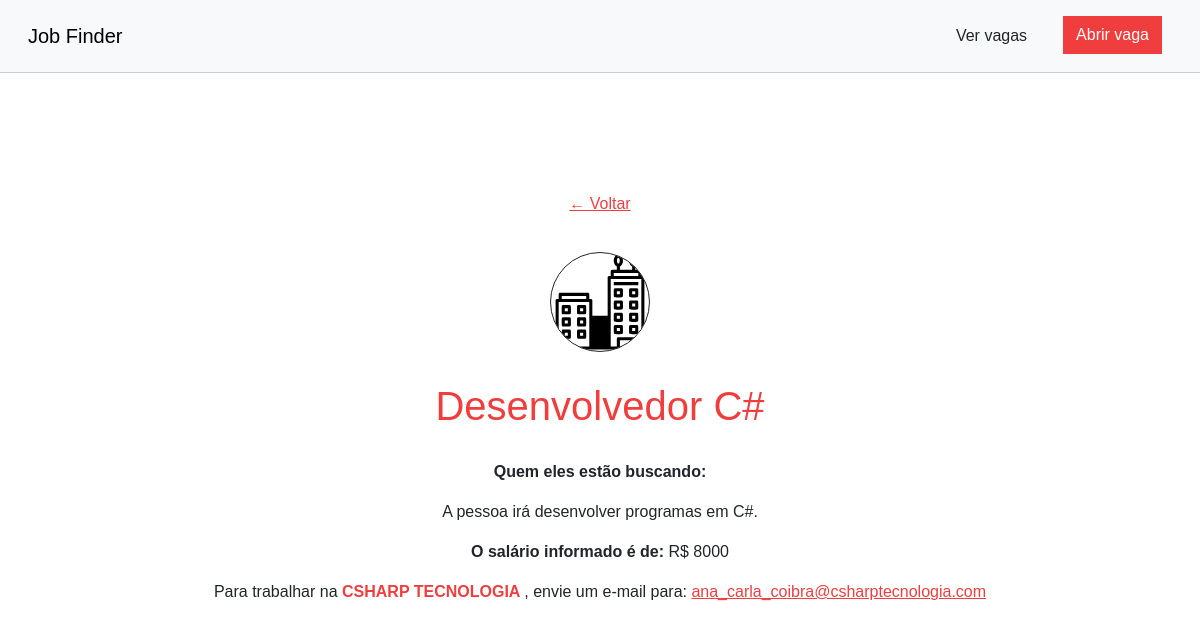
Page /jobs/view/5/ on the committed database.
### job_finder/models.py (models this page shows)
class Jobs(models.Model):
    title = models.TextField(blank=True, null=True)
    salary = models.TextField(blank=True, null=True)
    company = models.TextField(blank=True, null=True)
    email = models.TextField(blank=True, null=True)
    new_job = models.IntegerField(blank=True, null=True)
    createdat = models.TextField(db_column='createdAt', blank=True, null=True)  # Field name made lowercase.
    updatedat = models.TextField(db_column='updatedAt', blank=True, null=True)  # Field name made lowercase.
    description = models.TextField(blank=True, null=True)
    class Meta:
        managed = False
        db_table = 'jobs'

### job_finder/views.py (the view)
# urls.py: path('jobs/view/<int:job_id>/', views.view_job, name='view_job'),
def view_job(request, job_id):
    job = Jobs.objects.get(pk=job_id)
    return render(request, 'view.html', {'job': job})

### job_finder/templates/view.html (shortened to what this page needs)
{% extends 'base.html' %}
{% load static %}
{% block content %}
<div id="job-view-container" class="container mt-5 pt-5">
    <div class="row text-center">
        <a class="back-link main-color mb-3" href="{% url 'index' %}">← Voltar</a>
        <div id="img-container" class="col-md-12 text-center">
            <img class="mx-auto d-block" src="{% static 'job_finder/company.svg' %}" alt="Company">
        </div>
        <div class="col-md-12">
            <h1 class="main-color">{{ job.title }}</h1>
            <p class="bold">Quem eles estão buscando:</p>
            <p class="job-desc">{{ job.description }}</p>
            <p><span class="bold">O salário informado é de:</span> R$ {{ job.salary }}</p>
            <p>
                Para trabalhar na <span class="bold main-color">{{ job.company }}</span>,
                envie um e-mail para:
                <a class="main-color" href="mailto:{{ job.email }}">{{ job.email }}</a>
            </p>
        </div>
    </div>
</div>
{% endblock %}

### job_finder/static/job_finder/styles.css (style rules this page uses)
* { box-sizing: border-box; font-family: Arial, Helvetica, sans-serif; }
#job-view-container { margin-top: 100px; }
#job-view-container h1 { margin-bottom: 30px; }
#img-container { margin-top: 20px; margin-bottom: 30px; }
#img-container img { width: 100px; border-radius: 50%; border: 1px solid #212529; }
.job-desc { width: 60%; margin-left: auto; margin-right: auto; }
.bold { font-weight: bold; }
.main-color { color: #F03E3E; }

### rows in the picture
Jobs: title "Desenvolvedor C#", description "A pessoa irá desenvolver programas em C#.", salary "8000", company "CSHARP TECNOLOGIA", email "ana_carla_coibra@csharptecnologia.com"
